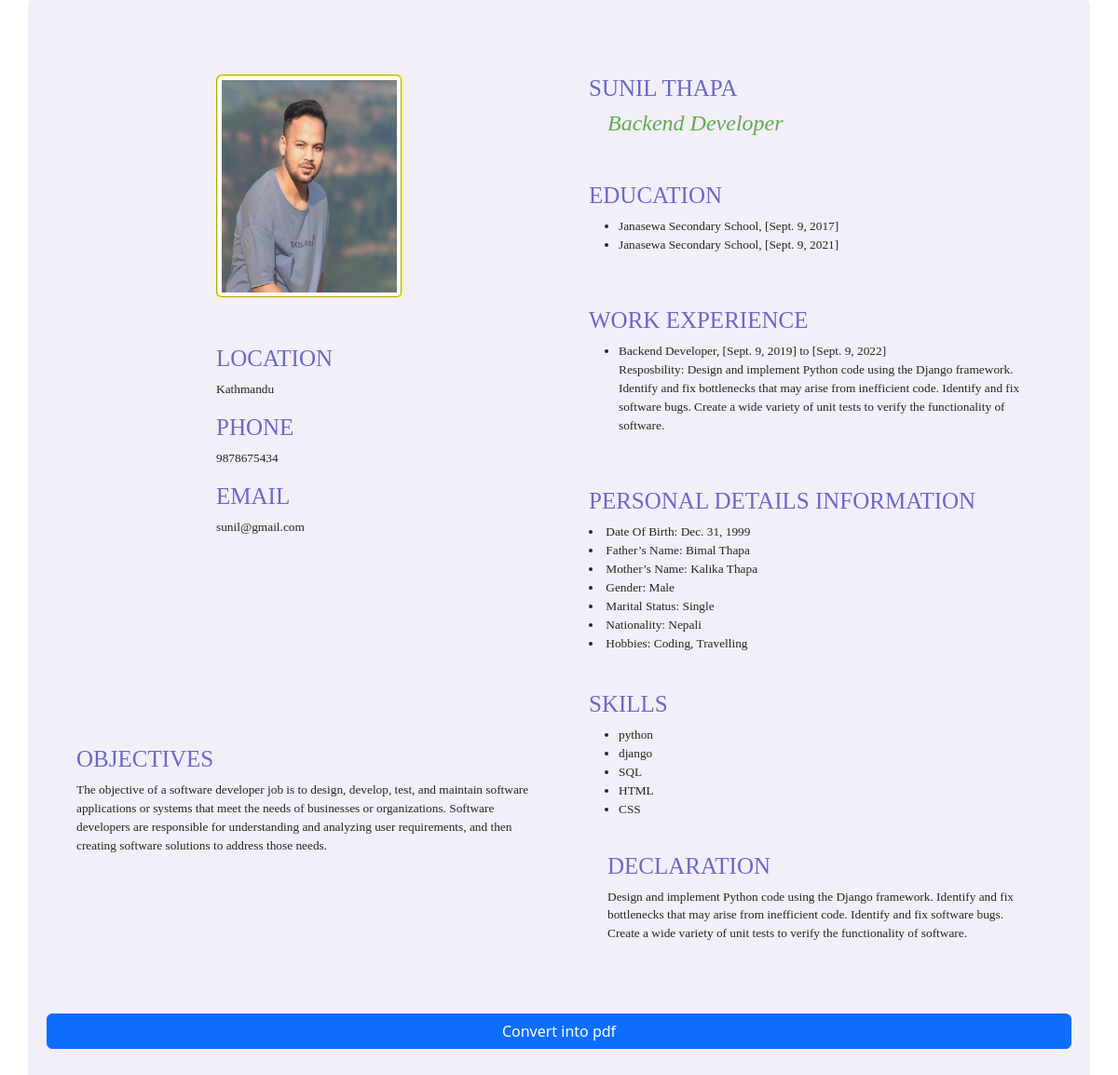
/resume/11/, run on the app's committed database.
### resume/models.py (models this page shows)
class Cv(models.Model):
    image = models.ImageField(upload_to='resume/images')
    fullname = models.CharField(max_length=100)
    desiredjobtitle = models.CharField(max_length=100,default="")
    address1 = models.CharField(max_length=200)
    address2 = models.CharField(max_length=200,blank= True)
    address3 = models.CharField(max_length=200,blank= True)
    phone = models.BigIntegerField(blank=True,null=True )
    mobile = models.BigIntegerField()
    email = models.EmailField(max_length=100,blank= True)
    objective = models.CharField(max_length=10000)
    skill = models.CharField(max_length=1000)
    skill2 = models.CharField(max_length=1000,blank=True)
    skill3= models.CharField(max_length=1000,blank=True)
    skill4 = models.CharField(max_length=1000,blank=True)
    skill5 = models.CharField(max_length=1000,blank=True)
    skill6 = models.CharField(max_length=1000,blank=True)
    skill7 = models.CharField(max_length=1000,blank=True)
    skill8 = models.CharField(max_length=1000,blank=True)
    skill9 = models.CharField(max_length=1000,blank=True)
    skill10 = models.CharField(max_length=1000,blank=True)
    see = models.CharField(max_length=200)
    passyear1 = models.DateField(auto_now_add=False)
    inter = models.CharField(max_length=200,blank=True)
    passyear2 = models.DateField(auto_now_add=False, null=True,blank=True)
    bachelor = models.CharField(max_length=200,blank=True)
    passyear3 = models.DateField(auto_now_add=False,null=True,blank=True)
    master = models.CharField(max_length=100,blank=True)
    passyear4 = models.DateField(auto_now_add=False,null=True,blank=True)
    phd = models.CharField(max_length=100,blank=True)
    passyear5 = models.DateField(auto_now_add=False,null=True,blank=True)
    Other = models.CharField(max_length=200,blank=True)
    passyear6 = models.DateField(auto_now_add=False,null=True,blank=True)
    jobtitle = models.CharField(max_length=100)
    startdate = models.DateField(auto_now_add=False,null=True,blank=True)
    enddate = models.DateField(auto_now_add=False,null=True,blank=True)
    responbility = models.CharField(max_length=1000,blank=True)
    jobtitle2 = models.CharField(max_length=100,blank=True)
    startdate2 = models.DateField(auto_now_add=False,null=True,blank=True)
    enddate2 = models.DateField(auto_now_add=False,null=True,blank=True)
    responbility2 = models.CharField(max_length=1000,blank=True)
    jobtitle3 = models.CharField(max_length=100,blank=True)
    startdate3 = models.DateField(auto_now_add=False,null=True,blank=True)
    enddate3 = models.DateField(auto_now_add=False,null=True,blank=True)
    responbility3 = models.CharField(max_length=1000,blank=True)
    father_name = models.CharField(max_length=100)
    mother_name= models.CharField(max_length=100)
    sex = models.CharField(max_length=50)
    Hobbies = models.CharField(max_length=300)
    nationality = models.CharField(max_length=100)
    marrital_status= models.CharField(max_length=100)
    date_of_birth = models.DateField(auto_now_add=False,default=False)
    declaration = models.CharField(max_length=10000)

### resume/views.py (the view)
# urls.py: path("resume/<int:pk>/",views.Resumepage_View.as_view(),name='resumepage'),
class Resumepage_View(DetailView):
    model = Cv
    template_name = 'resume/resumetemp1.html'
    context_object_name = 'per'

### resume/templates/resume/resumetemp1.html (shortened to what this page needs)
<!DOCTYPE html>
{% load static %}
<html>
<head>
    <link rel='stylesheet' type='text/css' media='screen' href='{% static 'resume/css/bootstrap.css' %}'>
    <link rel='stylesheet' type='text/css' media='screen' href='{% static 'resume/css/fontawesome.css' %}'>
    <link rel='stylesheet' type='text/css' media='screen' href='{% static 'resume/css/style.css' %}'>
</head>
<body>
<div class="container" shadow>
<div class="row">
    <div class="col col-md-6">
        <div class="profile">
            <img src="{{per.image.url}}" class="img-thumbnail" alt="">
            <h1>LOCATION</h1>
            <p>{{per.address1}}</p>
            <h1>PHONE</h1>
            <p>{{per.mobile}}</p>
            <h1>EMAIL</h1>
            <p>{{per.email}}</p>
        </div><br><br>
        <div class="objective">
            <h1>OBJECTIVES</h1>
            <p>{{per.objective}}</p>
        </div>
    </div>
    <div class="col col-md-6">
        <div class="heading">
            <h1>{{per.fullname}}</h1>
            <h4>{{per.jobtitle}}</h4>
        </div>
        <div class="education">
            <h1>EDUCATION</h1>
            <ul>{% if per.see %}
                <li>{{per.see}}, [{{per.passyear1}}]</li>
                {% endif %}
                {% if per.inter %}
                <li>{{per.inter}}, [{{per.passyear2}}]</li>
                {% endif %}
            </ul>
        </div>
        <div class="education">
            <h1>WORK EXPERIENCE</h1>
            <ul>{% if per.jobtitle %}
                <li>{{per.jobtitle}}, [{{per.startdate}}] to [{{per.enddate}}]</li>
                <p>Resposbility: {{per.responbility}}</p>
                {% endif %}
            </ul>
        </div>
        <div class="detail">
            <h1>PERSONAL DETAILS INFORMATION</h1>
            <li>Date Of Birth: {{per.date_of_birth}}</li>
            <li>Father’s Name: {{per.father_name}}</li>
            <li>Mother’s Name: {{per.mother_name}}</li>
            <li>Gender: {{per.sex}}</li>
            <li>Marital Status: {{per.marrital_status}}</li>
            <li>Nationality: {{per.nationality}}</li>
            <li>Hobbies: {{per.Hobbies}}</li>
        </div>
        <div class="experience">
            <h1>SKILLS</h1>
            <ul>{% if per.skill %}
                <li>{{per.skill}}</li>
                {% endif %}
                {% if per.skill2 %}
                <li>{{per.skill2}}</li>
                {% endif %}
                {% if per.skill3 %}
                <li>{{per.skill3}}</li>
                {% endif %}
                {% if per.skill4 %}
                <li>{{per.skill4}}</li>
                {% endif %}
                {% if per.skill5 %}
                <li>{{per.skill5}}</li>
                {% endif %}
            </ul>
        <div class="declaration">
            <h1>DECLARATION</h1>
                <P>{{per.declaration}}</P>
        </div>
    </div>
</div>
<a href="{% url 'resumepdfpage' per.id %}" class="btn btn-primary">Convert into pdf</a>
</div>
</body>
</html>

### resume/static/resume/css/style.css (style rules this page uses)
div { border-radius: 5px; padding: 20px; }
.profile { margin-left: 150px; margin-bottom: 20px; }
.profile img { border: 2px groove yellow; margin-bottom: 50px; height: 240px; width: 200px; }
.objective { margin-top: 100px; }
.container { background-color: rgba(184, 158, 209, 0.164); }
.container h1 { color: rgb(105, 105, 199); font-size: 25px; font-family: cursive; }
.container h4 { color: rgb(99, 170, 81); padding-left: 20px; font-family: cursive; font-style: oblique; }
.container p { font-size: smaller; font-family: 'Times New Roman', Times, serif; }
.container li { font-size: smaller; font-family: 'Times New Roman', Times, serif; }

### data on the page
Cv: image (picture), address1 "Kathmandu", mobile "9878675434", email "sunil@gmail.com", objective "The objective of a software developer job is to design, develop, test, and maintain software applications or systems that meet the needs of businesses or organizations. Software developers are responsible for understanding and analyzing user requirements, and then creating software solutions to address those needs.", fullname "SUNIL THAPA", jobtitle "Backend Developer", see "Janasewa Secondary School", passyear1 "Sept. 9, 2017", inter "Janasewa Secondary School", passyear2 "Sept. 9, 2021", startdate "Sept. 9, 2019", enddate "Sept. 9, 2022", responbility "Design and implement Python code using the Django framework. Identify and fix bottlenecks that may arise from inefficient code. Identify and fix software bugs. Create a wide variety of unit tests to verify the functionality of software.", date_of_birth "Dec. 31, 1999", father_name "Bimal Thapa", mother_name "Kalika Thapa", sex "Male", marrital_status "Single", nationality "Nepali", Hobbies "Coding, Travelling", skill "python", skill2 "django", skill3 "SQL", skill4 "HTML", skill5 "CSS", declaration "Design and implement Python code using the Django framework. Identify and fix bottlenecks that may arise from inefficient code. Identify and fix software bugs. Create a wide variety of unit tests to verify the functionality of software."
